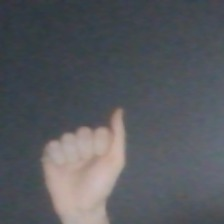
#> input picture datasets/A-samples/10.jpg, 224 x 224 px, found by its file name; its folder holds only this picture in this run
$ python preprocess_data.py
#> lines starting #> are read from the running program, lines starting #| are printed output that depends on the picture; after the words box and inside, x2 and y2 are one past the last pixel; in counts of white or black regions, pixels touching at a corner belong together
#!/usr/bin/env python
# coding: utf-8

# In[1]:


# =====================================
# ASL DATA PREPROCESSING (FAST VERSION)
# =====================================

import os
import cv2
import numpy as np

# -------- SETTINGS --------
DATASET_PATH = r"C:\Users\Dell\Desktop\asl-sign-recognition\datasets"
IMG_SIZE = 128
SAVE_DIR = r"C:\Users\Dell\Desktop\asl-sign-recognition\models"
# --------------------------

os.makedirs(SAVE_DIR, exist_ok=True)

# Get class folders
labels = sorted([
    f for f in os.listdir(DATASET_PATH)
    if os.path.isdir(os.path.join(DATASET_PATH, f))
])

label_map = {label: idx for idx, label in enumerate(labels)}

print("Classes:", labels)
print("Number of classes:", len(labels))

X, y = [], []

# Removed CLAHE as it exaggerates background noise.
count = 0

for class_name in labels:
    class_path = os.path.join(DATASET_PATH, class_name)
    label = label_map[class_name]

    for img_name in os.listdir(class_path):
        img_path = os.path.join(class_path, img_name)

        # 🔥 Read directly as grayscale (FASTER)
        gray = cv2.imread(img_path, cv2.IMREAD_GRAYSCALE)
#> gray: shape (224, 224); min 52, max 192, mean 89.1
        if gray is None:
            continue

        # Resize
        gray = cv2.resize(gray, (IMG_SIZE, IMG_SIZE))
#> gray: shape (128, 128)

        # Apply slight blur to remove tiny background noise
        blurred = cv2.GaussianBlur(gray, (5, 5), 0)

        # Apply Canny Edge Detection (converts image to pure edge outlines)
        edges = cv2.Canny(blurred, 50, 150)
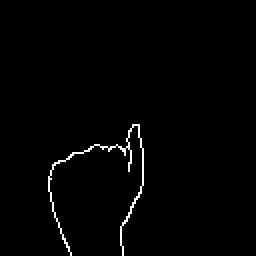
#> edges: shape (128, 128) (shown 2 times larger); 1.3% white in thin lines or dots, all inside (x1, y1, x2, y2) = (24, 62, 72, 128)

        # Normalize edge map (Canny outputs 0 or 255)
        edges = edges.astype("float32") / 255.0

        # Optional: Skip blank edge maps (nothing detected)
        if edges.sum() < 100:
            continue

        # Add channel dimension → (128,128,1)
        edges = np.expand_dims(edges, axis=-1)

        X.append(edges)
        y.append(label)

        count += 1
        if count % 500 == 0:
            print(f"Processed {count} images...")
#> pass 2 of the loop `for class_name in labels:`:
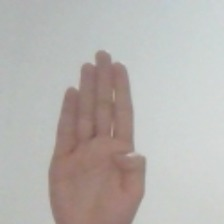
#> input picture datasets/B-samples/1.jpg, 224 x 224 px, found by its file name
#> `gray = cv2.imread(img_path, cv2.IMREAD_GRAYSCALE)`:
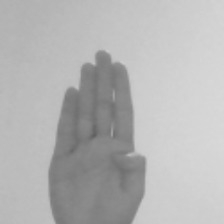
#> gray: shape (224, 224); min 96, max 217, mean 180.7
#> `edges = cv2.Canny(blurred, 50, 150)`:
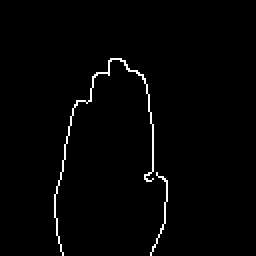
#> edges: shape (128, 128) (shown 2 times larger); 1.5% white in thin lines or dots, all inside (x1, y1, x2, y2) = (27, 29, 84, 128)

# Convert to numpy
X = np.array(X)
y = np.array(y)

print("\nFinal shapes:")
print("X:", X.shape)
#| X: (2, 128, 128, 1)
print("y:", y.shape)

# Save together in compressed format
print("\nSaving arrays compressed to disk...")
np.savez_compressed(
    os.path.join(SAVE_DIR, "dataset.npz"),
    X=X,
    y=y,
    labels=labels
)

print("\n✅ Fast preprocessing completed!")


# In[ ]:
